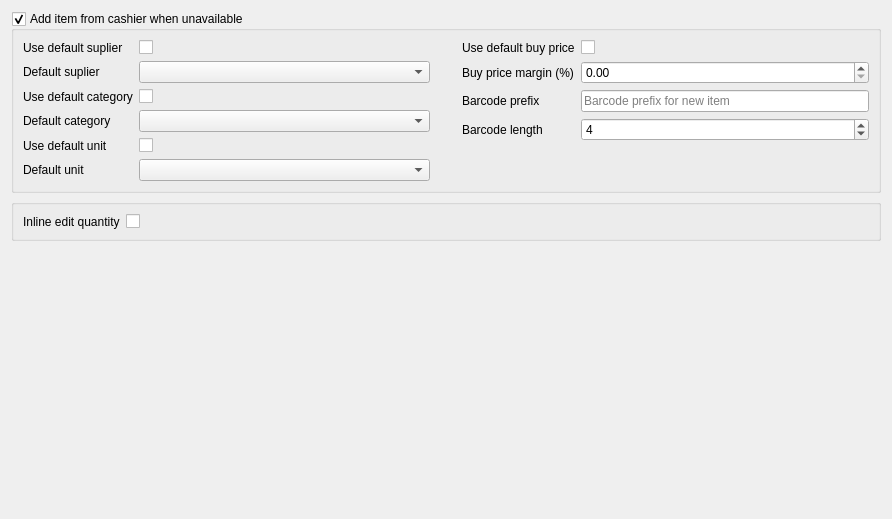
         <widget class="QWidget" name="scrollAreaWidgetContents_4">
          <property name="geometry">
           <rect>
            <x>0</x>
            <y>0</y>
            <width>892</width>
            <height>519</height>
           </rect>
          </property>
          <layout class="QVBoxLayout" name="verticalLayout_15">
           <item>
            <widget class="QGroupBox" name="groupCAI">
             <property name="title">
              <string>Add item from cashier when unavailable</string>
             </property>
             <property name="checkable">
              <bool>true</bool>
             </property>
             <layout class="QVBoxLayout" name="verticalLayout_20">
              <item>
               <layout class="QHBoxLayout" name="horizontalLayout_6" stretch="1,0,1">
                <property name="rightMargin">
                 <number>0</number>
                </property>
                <property name="bottomMargin">
                 <number>0</number>
                </property>
                <item>
                 <layout class="QFormLayout" name="formLayout_7">
                  <property name="rightMargin">
                   <number>0</number>
                  </property>
                  <property name="bottomMargin">
                   <number>0</number>
                  </property>
                  <item row="0" column="0">
                   <widget class="QLabel" name="label_32">
                    <property name="text">
                     <string>Use default suplier</string>
                    </property>
                   </widget>
                  </item>
                  <item row="0" column="1">
                   <widget class="QCheckBox" name="checkCAISuplier">
                    <property name="text">
                     <string/>
                    </property>
                   </widget>
                  </item>
                  <item row="1" column="0">
                   <widget class="QLabel" name="label_11">
                    <property name="text">
                     <string>Default suplier</string>
                    </property>
                   </widget>
                  </item>
                  <item row="1" column="1">
                   <widget class="QComboBox" name="comboCAISuplier"/>
                  </item>
                  <item row="2" column="0">
                   <widget class="QLabel" name="label_33">
                    <property name="text">
                     <string>Use default category</string>
                    </property>
                   </widget>
                  </item>
                  <item row="2" column="1">
                   <widget class="QCheckBox" name="checkCAICategory">
                    <property name="text">
                     <string/>
                    </property>
                   </widget>
                  </item>
                  <item row="3" column="0">
                   <widget class="QLabel" name="label_30">
                    <property name="text">
                     <string>Default category</string>
                    </property>
                   </widget>
                  </item>
                  <item row="3" column="1">
                   <widget class="QComboBox" name="comboCAICategory"/>
                  </item>
                  <item row="4" column="0">
                   <widget class="QLabel" name="label_34">
                    <property name="text">
                     <string>Use default unit</string>
                    </property>
                   </widget>
                  </item>
                  <item row="4" column="1">
                   <widget class="QCheckBox" name="checkCAIUnit">
                    <property name="text">
                     <string/>
                    </property>
                   </widget>
                  </item>
                  <item row="5" column="0">
                   <widget class="QLabel" name="label_31">
                    <property name="text">
                     <string>Default unit</string>
                    </property>
                   </widget>
                  </item>
                  <item row="5" column="1">
                   <widget class="QComboBox" name="comboCAIUnit"/>
                  </item>
                 </layout>
                </item>
                <item>
                 <widget class="QWidget" name="widget_4" native="true">
                  <property name="minimumSize">
                   <size>
                    <width>20</width>
                    <height>0</height>
                   </size>
                  </property>
                 </widget>
                </item>
                <item>
                 <layout class="QFormLayout" name="formLayout_10">
                  <item row="1" column="0">
                   <widget class="QLabel" name="label_35">
                    <property name="text">
                     <string>Use default buy price</string>
                    </property>
                   </widget>
                  </item>
                  <item row="1" column="1">
                   <widget class="QCheckBox" name="checkCAIBuyPrice">
                    <property name="text">
                     <string/>
                    </property>
                   </widget>
                  </item>
                  <item row="2" column="0">
                   <widget class="QLabel" name="label_36">
                    <property name="text">
                     <string>Buy price margin (%)</string>
                    </property>
                   </widget>
                  </item>
                  <item row="2" column="1">
                   <widget class="QDoubleSpinBox" name="doubleCAIBuyPrice">
                    <property name="maximum">
                     <double>100.000000000000000</double>
                    </property>
                   </widget>
                  </item>
                  <item row="3" column="0">
                   <widget class="QLabel" name="label_12">
                    <property name="text">
                     <string>Barcode prefix</string>
                    </property>
                   </widget>
                  </item>
                  <item row="3" column="1">
                   <widget class="QLineEdit" name="lineCABarcodePrefix">
                    <property name="placeholderText">
                     <string>Barcode prefix for new item</string>
                    </property>
                   </widget>
                  </item>
                  <item row="4" column="0">
                   <widget class="QLabel" name="label_37">
                    <property name="text">
                     <string>Barcode length</string>
                    </property>
                   </widget>
                  </item>
                  <item row="4" column="1">
                   <widget class="QSpinBox" name="spinCABarcodeLength">
                    <property name="minimum">
                     <number>3</number>
                    </property>
                    <property name="maximum">
                     <number>10</number>
                    </property>
                    <property name="value">
                     <number>4</number>
                    </property>
                   </widget>
                  </item>
                 </layout>
                </item>
               </layout>
              </item>
             </layout>
            </widget>
           </item>
           <item>
            <widget class="QGroupBox" name="groupBox_6">
             <property name="title">
              <string/>
             </property>
             <layout class="QVBoxLayout" name="verticalLayout_21">
              <item>
               <layout class="QFormLayout" name="formLayout_11">
                <property name="bottomMargin">
                 <number>0</number>
                </property>
                <item row="0" column="0">
                 <widget class="QLabel" name="label_39">
                  <property name="text">
                   <string>Inline edit quantity</string>
                  </property>
                 </widget>
                </item>
                <item row="0" column="1">
                 <widget class="QCheckBox" name="checkInlineEdit">
                  <property name="text">
                   <string/>
                  </property>
                 </widget>
                </item>
               </layout>
              </item>
             </layout>
            </widget>
           </item>
           <item>
            <spacer name="verticalSpacer_4">
             <property name="orientation">
              <enum>Qt::Vertical</enum>
             </property>
             <property name="sizeHint" stdset="0">
              <size>
               <width>20</width>
               <height>40</height>
              </size>
             </property>
            </spacer>
           </item>
          </layout>
         </widget>
